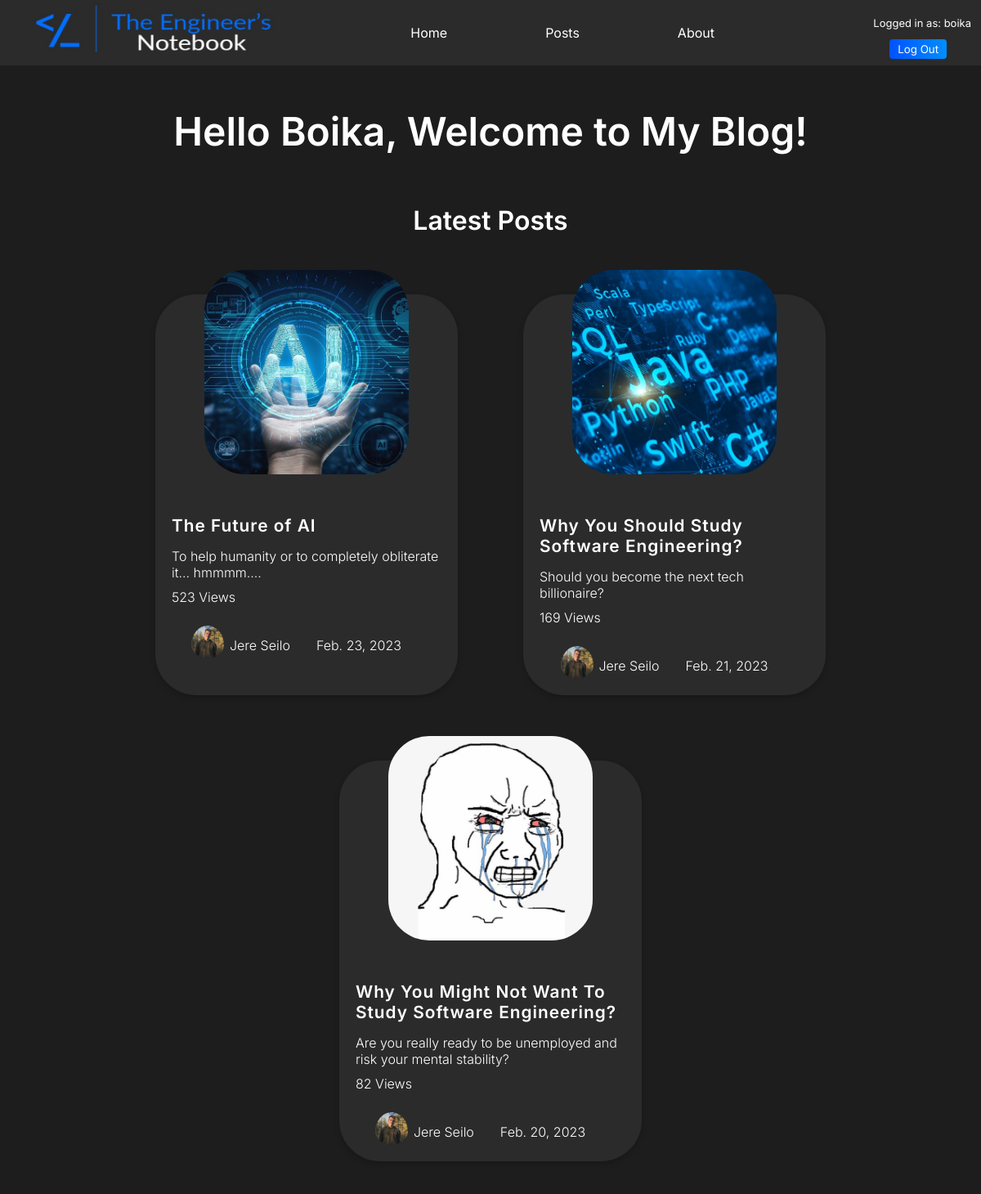
Page / (signed in) on the committed database.
### blogapp/models.py (models this page shows, shortened)
class Post(models.Model):
    author = models.ForeignKey("Author", on_delete=models.CASCADE)
    title = models.CharField(max_length=80)
    intro = models.CharField(max_length=100)
    image = models.ImageField(upload_to="images")
    text = models.TextField()
    date = models.DateField(default=timezone.now)
    views = models.IntegerField(default=0)
    slug = models.SlugField(unique=True)

class Author(models.Model):
    firstname = models.CharField(max_length=50)
    lastname = models.CharField(max_length=50)
    profilepic = models.ImageField(upload_to="images")
    def __str__(self):
        return (f"{self.firstname}  {self.lastname}")

### blogapp/views.py (the view)
# urls.py: path("", views.IndexView.as_view(), name="frontpage"),
class IndexView(View):
    def get(self, request):
        posts = Post.objects.order_by('-date')[:3]
        return render(request, "blogapp/frontpage.html", {"posts":posts})

### blogapp/templates/blogapp/frontpage.html (shortened to what this page needs)
{% extends 'base.html' %}
{% load static %}
{% block css_url%}{% static 'blogapp/frontpage.css' %}{% endblock css_url%}
{% block nav_css %}{% static 'nav.css' %}{% endblock nav_css %}
{% block content %}
{% include "nav.html" %}
<div class="banner">
    {% if user.is_authenticated %}
    <h1>Hello {{user.username.capitalize}}, Welcome to My Blog!</h1>
    <h3>Latest Posts</h3>
    {% else %}
    <h1>Hello World, Welcome to My Blog!</h1>
    <h3>Latest Posts</h3>
    {% endif %}
</div>
<div class="main">
    {% for post in posts %}
    <a href="{% url 'postdetail' post.slug %}">
    <div class="smallpost">
       <div class="imagediv"><img class="im" src={{post.image.url}}></div>
       <h3>{{post.title}}</h3>
       <p>{{post.intro}}</p>
    </a>
       <p class="views">{{post.views}} Views</p>
       <div class="written">
            <img id="pp" src={{post.author.profilepic.url}}>
            <p>{{post.author}}</p>
            <p>{{post.date}}</p>
       </div>
    </div>
    {% endfor %}
{% endblock content %}

### templates/nav.html
{% load static %}
<nav>
    <div class="logo">
      <a href={% url 'frontpage' %}><img src={% static 'logo.jpg' %}></a>
    </div>
    <ul class="nav-links">
        <li><a href="{%url "frontpage"%}">Home</a></li>
        <li><a href="{% url "posts" %}">Posts</a></li>
        <li><a href="{% url "about" %}">About</a></li>
    </ul>
    <label class="login">
      {% if user.is_authenticated %}
      <p>Logged in as:  {{user.username}}</p>
      <a href="{% url 'logout' %}"><button type="button">Log Out</button></a>
      {% else %}
      <a href="{% url 'login' %}"><button type="button">Login</button></a>
      {% endif %}
    </label>
  </nav>

### blogapp/static/blogapp/frontpage.css (style rules this page uses)
* { margin: 0; padding: 0; }
.main { height: auto; min-height: 65vh; width: 100%; background-color: #1d1d1d; display: flex; flex-wrap: wrap; align-items: center; justify-content: center; padding-top: 20px; }
.smallpost { padding: 20px; height: 450px; width: 330px; margin: 40px; background-color: #2b2b2b; border-radius: 50px; box-shadow: rgba(0, 0, 0, 0.2) 0px 3px 7px 0px; }
.im { min-width: 250px; min-height: 250px; max-width: 250px; max-height: 250px; border-radius: 20%; }
.imagediv { display: flex; justify-content: center; position: relative; bottom: 50px; }
.smallpost h3 { color: white; font-family: 'Inter', sans-serif; font-weight: 600; font-size: 1.3rem; letter-spacing: 1px; margin-bottom: 15px; }
.smallpost p { color: white; font-family: 'Inter', sans-serif; font-size: 1rem; font-weight: 300; }
.written { display: flex; justify-content: center; top: 0px; margin-top: 25px; margin-bottom: 5px; align-items: center; }
.written p { padding-left: 7px; padding-right: 25px; }
#pp { height: 40px; width: 40px; border-radius: 50%; padding-bottom: 7px; }
.banner { background-color: #1d1d1d; height: 25vh; display: flex; justify-content: center; flex-direction: column; align-items: center; padding-top:20px; }
.banner h1,.banner h3 { color: white; font-family: 'Inter', sans-serif; font-weight: 600; margin-top: 40px; }
.banner h1 { font-size: 3rem; padding-top: 40px; }
.banner h3 { font-size: 2rem; padding-top: 20px; padding-bottom: 60px; }
.views { padding-top: 10px; font-size: 0.8rem; }
.smallpost a { text-decoration: none; }

### static/nav.css (style rules this page uses)
@media (max-width:1200px) { .nav-links { margin-right: 20px !important; } }
nav { height: 10vh; width: 100%; display: flex; align-items: center; background-color: #2b2b2b; color: #fff; }
.logo img { width: 300px; height: auto; margin-left: 40px; max-height: 10vh; }
.nav-links { display: flex; justify-content: center; list-style: none; margin-right: 240px; flex-grow: 1; }
.nav-links li { margin: 0 10px; }
.nav-links a { color: #fff; text-decoration: none; font-family: 'Inter', sans-serif; padding: 50px; }
.login button { margin-right: 10px; padding: 4px 10px; border-radius: 4px; border: none; background: linear-gradient(90deg, rgba(2,0,36,1) 0%, rgba(0,82,255,1) 0%, rgba(0,142,255,1) 100%); font-family: 'Inter', sans-serif; color: #fff; }
.login { display: flex; flex-direction: column; align-items: center; }
.login p { font-family:'Inter', sans-serif; font-size: 13px; margin: 12px; }

### rows in the picture
Post: image (picture), title "The Future of AI", intro "To help humanity or to completely obliterate it... hmmmm....", views "523", author.profilepic (picture), author "Jere Seilo", date "Feb. 23, 2023"
Post: image (picture), title "Why You Should Study Software Engineering?", intro "Should you become the next tech billionaire?", views "169", author.profilepic (picture), author "Jere Seilo", date "Feb. 21, 2023"
Post: image (picture), title "Why You Might Not Want To Study Software Engineering?", intro "Are you really ready to be unemployed and risk your mental stability?", views "82", author.profilepic (picture), author "Jere Seilo", date "Feb. 20, 2023"

### other values in the picture
{{ user.username }} "boika"
{{ user.username.capitalize }} "Boika"
